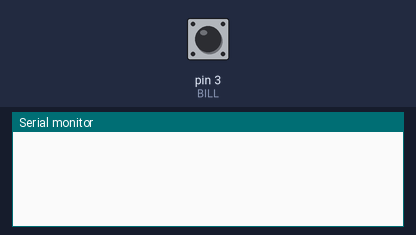
This sketch was run on a simulated Arduino Uno, built with avr-gcc and run on an emulated ATmega328P. Shown: the last lines printed to the serial monitor. Inputs (shaded band) come from the test bench; at power-on: pin 3 (BILL) HIGH.

Above: at 1.2 s.
1.3 s: pin 3 (BILL) pulled LOW for 0.15 s
4.4 s: pin 3 (BILL) pulled LOW for 1 s
7.8 s: pin 3 (BILL) pulled LOW for 0.15 s
At 8.5 s:
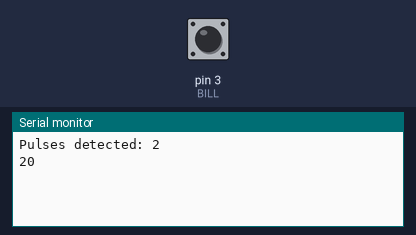
9.4 s: pin 3 (BILL) pulsed LOW 2 times (0.12 s each, 0.3 s apart)
At 13.4 s:
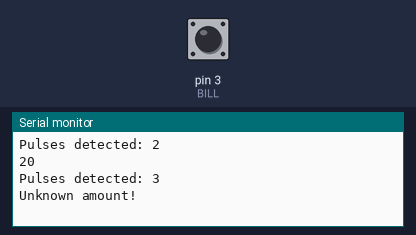

Measured:
- after the input at 9.4 s, the serial monitor: prints a new line after 3.4 s (image 2)

The sketch:

sketch_jan22a.ino
```cpp
#include <SoftwareSerial.h>

#define BOUNCE_DURATION 100    // Adjust debounce duration (in milliseconds)
#define BILL 3                 // Pin connected to the bill acceptor
#define COUNT_WINDOW 5000      // Counting window duration (in milliseconds)

volatile unsigned long lastPulseTime = 0;  // Time of the last valid pulse
volatile int pulseCount = 0;               // Total number of pulses
volatile bool counting = false;            // Whether counting is active
unsigned long startCountingTime = 0;       // When counting started

void setup() {
  Serial.begin(9600);                  // Start serial communication
  pinMode(BILL, INPUT_PULLUP);         // Set BILL pin as input with internal pull-up
  attachInterrupt(digitalPinToInterrupt(BILL), ISR_countPulse, CHANGE);  // Interrupt on state change
}

void ISR_countPulse() {
  static unsigned long pulseStartTime = 0;  // Keeps track of pulse duration
  unsigned long currentTime = millis();     // Get the current time

  if (digitalRead(BILL) == LOW) {  // Detect only LOW pulses
    if (currentTime - lastPulseTime > BOUNCE_DURATION) {  // Debounce logic
      lastPulseTime = currentTime;  // Update last valid pulse time
      pulseCount++;                 // Increment the pulse count

      // Start counting if not already active
      if (!counting) {
        counting = true;
        startCountingTime = currentTime;
      }
    }
  }
}

void loop() {
  // Check if the counting window has elapsed
  if (counting && (millis() - startCountingTime > COUNT_WINDOW)) {
    noInterrupts();               // Temporarily disable interrupts
    int count = pulseCount;       // Copy pulse count
    pulseCount = 0;               // Reset pulse count
    counting = false;             // Reset counting flag
    interrupts();                 // Re-enable interrupts

    // Display the pulse count
    Serial.print("Pulses detected: ");
    Serial.println(count);

    // Determine the inserted amount based on the pulse count
    if (count >= 9 && count <= 10) {
      Serial.println("100");
    } else if (count >= 4 && count <= 5) {
      Serial.println("50");
    } else if (count >= 1 && count <= 2) {
      Serial.println("20");
    } else {
      Serial.println("Unknown amount!");
    }
  }
}
```
